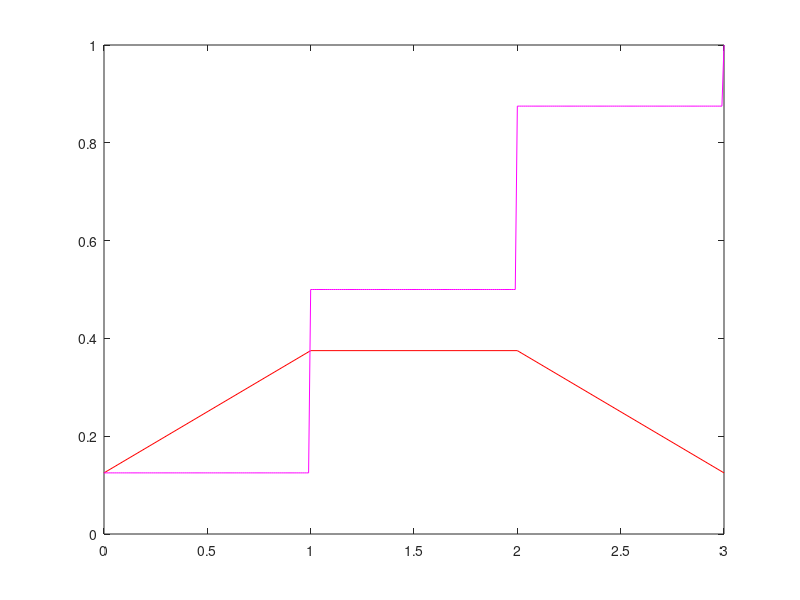

Here is the MATLAB script that generated this plot:
%Binomial distributionwith parameters 3 and 1/2
x = 0:3;
ans = pdf('bino',x, 3, 1/2);
plot(x,ans,"r")
hold on

xx=0:0.01:3;
fx=cdf('Binomial',xx, 3, 1/2);
plot(xx,fx,"m")

p1=binopdf(0,3,1/2);
fprintf("P(X=0) = %1.6f\n", p1);

p2=1-binopdf(0,3,1/2);
fprintf("P(X!=0) = %1.6f\n",p2);

p3=binopdf(2,3,1/2);
fprintf("P(X<=2) = %1.6f\n", p3);

p4=1-binopdf(2,3,1/2);
fprintf("P(X<2) = %1.6f\n", p4);

p5=1 - binopdf(1,3,1/2);
fprintf("P(X>=1) = %1.6f\n", p5);

x1=randi([0,1],1,3)




